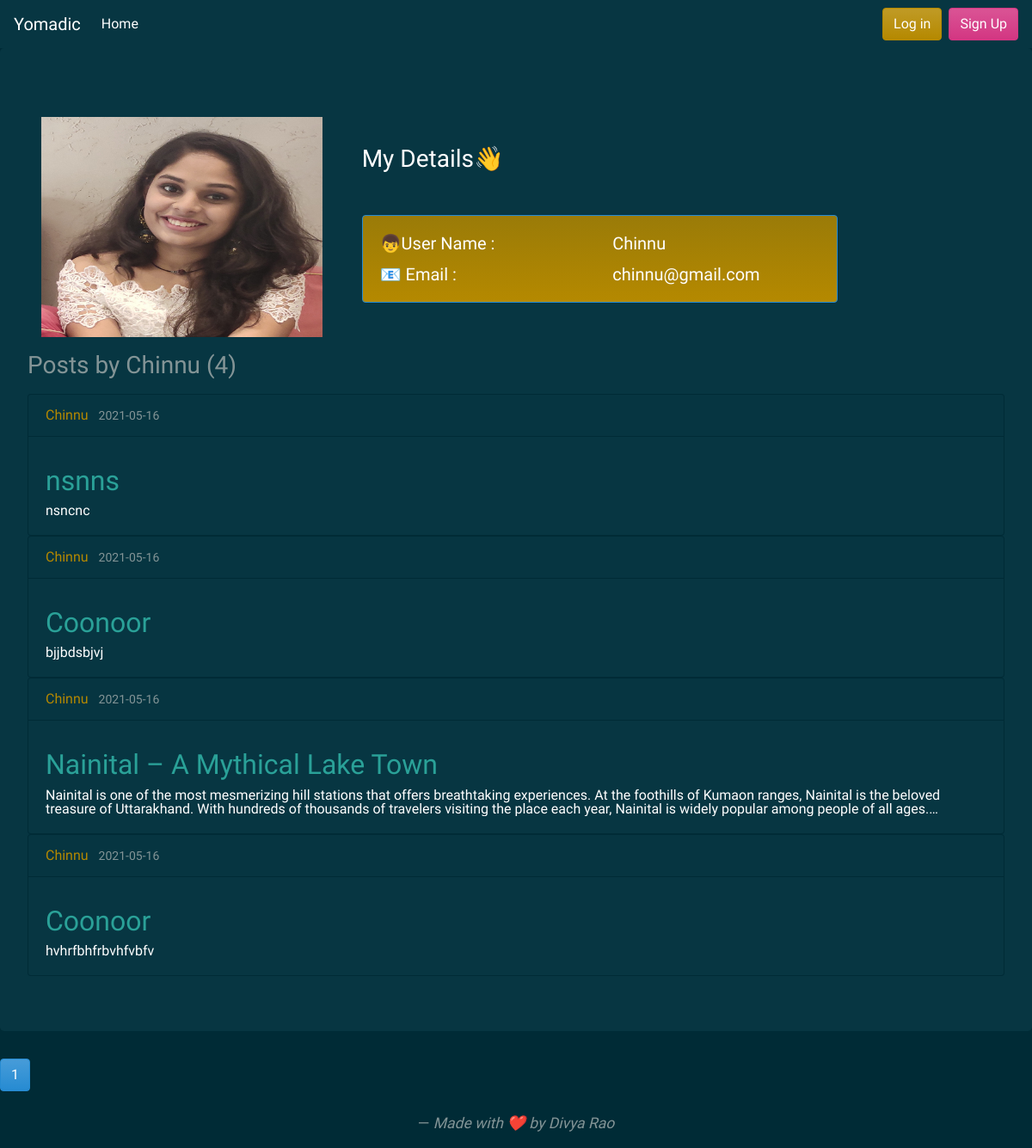
Screenshot of /user/Chinnu with the database file from the repository.
### flaskapp/models.py (models this page shows, shortened)
class User(db.Model , UserMixin):
    id = db.Column(db.Integer, primary_key=True)
    username = db.Column(db.String(20), unique=True, nullable=False)
    email = db.Column(db.String(120), unique=True, nullable=False)
    image_file = db.Column(db.String(20), nullable=False, default='default.png')
    password = db.Column(db.String(60), nullable=False)
    posts = db.relationship('Post', backref='author', lazy=True)

class Post(db.Model):
    id = db.Column(db.Integer, primary_key=True)
    title = db.Column(db.String(100), nullable=False)
    date_posted = db.Column(db.DateTime, nullable=False, default=datetime.utcnow)
    content = db.Column(db.Text, nullable=False)
    category = db.Column(db.String(200),nullable=False )
    user_id = db.Column(db.Integer, db.ForeignKey('user.id'), nullable=False)

### flaskapp/routes.py (the view)
@app.route("/user/<string:username>")
def user_posts(username):
    page = request.args.get('page', 1, type=int)
    user = User.query.filter_by(username=username).first_or_404()
    posts = Post.query.filter_by(author=user)\
        .order_by(Post.date_posted.desc())\
        .paginate(page=page, per_page=5)
    image_file_user = url_for('static', filename='/profile_pics/' + user.image_file)
    return render_template('user_posts.html', posts=posts, user=user , imagefile = image_file_user)

### flaskapp/templates/user_posts.html
{% extends "layout.html" %} {% block content %}
<div class="jumbotron">
    <div class="row">
        <div class="col-lg-4">
            <img src="{{ imagefile }}" class="img-responsive p-3" style="width:100% ; height:18rem;">
        </div>
        <div class="col-lg-6 mt-5">
            <h3 class="text-white">My Details👋</h3>
            <div class="card border-info mt-5 bg-gradient-primary" style="max-width: 100%">
                <div class="card-body ">
                    <div class="row">
                        <div class="col-lg-6">
                            <h5 class="card-title  text-white">👦User Name : </h5>
                            <h5 class="card-text text-white">📧 Email :</h5>
                        </div>
                        <div class="col-lg-6">
                            <h5 class="card-title text-white">{{user.username }}</h5>
                            <h5 class="card-text  text-white">{{user.email }}</h5>
                        </div>
                    </div>
                </div>
            </div>
        </div>
    </div>
    <div class="row">
        <div class="col-lg-12">
            <h3 class="mb-3 ">Posts by {{ user.username }} ({{ posts.total }})</h3>
        </div>
    </div>
    <div class="row">
        <div class="col-lg-12">
            {% for post in posts.items %}
            <div class="card text-white bg-dark " style="max-width: 100%;">
                <div class="card-header">
                    <a class="mr-2 text-primary" href="{{ url_for('user_posts', username=post.author.username) }}">{{ post.author.username }}</a>
                    <small class="text-muted">{{ post.date_posted.strftime('%Y-%m-%d') }}</small>
                </div>
                <div class="card-body">
                    <h4 class="card-title">
                        <h2><a class="article-title" href="{{ url_for('post', post_id=post.id) }}">{{ post.title }}</a></h2>
                    </h4>
                    <p class="card-text" style=" word-break: break-word;
                    overflow: hidden;
                    text-overflow: ellipsis;
                    display: -webkit-box;
                    line-height: 16px; /* fallback */
                    max-height: 32px; /* fallback */
                    -webkit-line-clamp: 2; /* number of lines to show */
                    -webkit-box-orient: vertical;">{{ post.content }}</p>
                </div>
            </div>
            {% endfor %}
        </div>
    </div>
</div>
</div>
{% for page_num in posts.iter_pages(left_edge=1, right_edge=1, left_current=1, right_current=2) %} {% if page_num %} {% if posts.page == page_num %}
<a class="btn btn-info mb-4" href="{{ url_for('user_posts', username=user.username, page=page_num) }}">{{ page_num }}</a> {% else %}
<a class="btn btn-outline-info mb-4" href="{{ url_for('user_posts', username=user.username, page=page_num) }}">{{ page_num }}</a> {% endif %} {% else %} ... {% endif %} {% endfor %} {% endblock content %}

### rows the page displays
User: username "Chinnu", email "chinnu@gmail.com"
Post: author.username "Chinnu", date_posted "2021-05-16", title "nsnns", content "nsncnc"
Post: author.username "Chinnu", date_posted "2021-05-16", title "Coonoor", content "bjjbdsbjvj"
Post: author.username "Chinnu", date_posted "2021-05-16", title "Nainital – A Mythical Lake Town", content "Nainital is one of the most mesmerizing hill stations that offers breathtaking experiences. At the foothills of Kumaon ranges, Nainital is the beloved treasure of Uttarakhand. With hundreds of thousands of travelers visiting the place each year, Nainital is widely popular among people of all…"
Post: author.username "Chinnu", date_posted "2021-05-16", title "Coonoor", content "hvhrfbhfrbvhfvbfv"

### other values shown
{{ posts.total }} "4"
{{ page_num }} "1"
